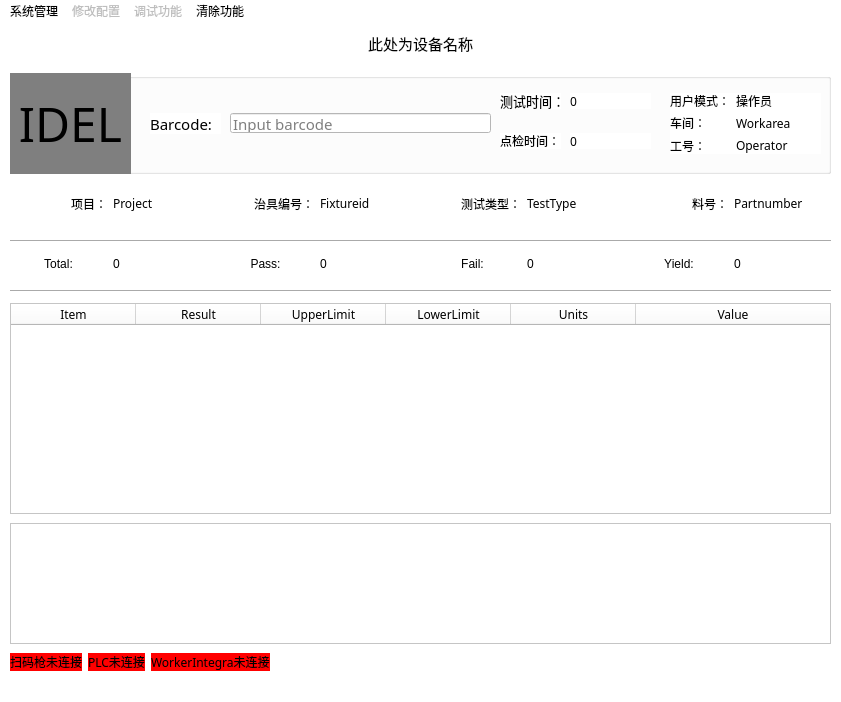
<?xml version="1.0" encoding="UTF-8"?>
<ui version="4.0">
 <class>MainWindow</class>
 <widget class="QMainWindow" name="MainWindow">
  <property name="geometry">
   <rect>
    <x>0</x>
    <y>0</y>
    <width>841</width>
    <height>702</height>
   </rect>
  </property>
  <property name="font">
   <font>
    <family>楷体</family>
    <pointsize>11</pointsize>
   </font>
  </property>
  <property name="windowTitle">
   <string>MIC_AAA</string>
  </property>
  <property name="windowIcon">
   <iconset>
    <normaloff>logo.ico</normaloff>logo.ico</iconset>
  </property>
  <property name="styleSheet">
   <string notr="true">background-color: rgb(255, 255, 255);
selection-background-color: rgb(180, 180, 180);</string>
  </property>
  <widget class="QWidget" name="centralwidget">
   <widget class="QWidget" name="horizontalLayoutWidget">
    <property name="geometry">
     <rect>
      <x>10</x>
      <y>0</y>
      <width>821</width>
      <height>41</height>
     </rect>
    </property>
    <property name="font">
     <font>
      <family>华文中宋</family>
     </font>
    </property>
    <layout class="QHBoxLayout" name="horizontalLayout">
     <item>
      <widget class="QLabel" name="lb_ProgramName">
       <property name="palette">
        <palette>
         <active>
          <colorrole role="WindowText">
           <brush brushstyle="SolidPattern">
            <color alpha="255">
             <red>0</red>
             <green>0</green>
             <blue>0</blue>
            </color>
           </brush>
          </colorrole>
          <colorrole role="Button">
           <brush brushstyle="SolidPattern">
            <color alpha="255">
             <red>255</red>
             <green>255</green>
             <blue>255</blue>
            </color>
           </brush>
          </colorrole>
          <colorrole role="Midlight">
           <brush brushstyle="SolidPattern">
            <color alpha="255">
             <red>255</red>
             <green>255</green>
             <blue>255</blue>
            </color>
           </brush>
          </colorrole>
          <colorrole role="Dark">
           <brush brushstyle="SolidPattern">
            <color alpha="255">
             <red>255</red>
             <green>255</green>
             <blue>255</blue>
            </color>
           </brush>
          </colorrole>
          <colorrole role="Mid">
           <brush brushstyle="SolidPattern">
            <color alpha="255">
             <red>255</red>
             <green>255</green>
             <blue>255</blue>
            </color>
           </brush>
          </colorrole>
          <colorrole role="Text">
           <brush brushstyle="SolidPattern">
            <color alpha="255">
             <red>0</red>
             <green>0</green>
             <blue>0</blue>
            </color>
           </brush>
          </colorrole>
          <colorrole role="ButtonText">
           <brush brushstyle="SolidPattern">
            <color alpha="255">
             <red>0</red>
             <green>0</green>
             <blue>0</blue>
            </color>
           </brush>
          </colorrole>
          <colorrole role="Base">
           <brush brushstyle="SolidPattern">
            <color alpha="255">
             <red>255</red>
             <green>255</green>
             <blue>255</blue>
            </color>
           </brush>
          </colorrole>
          <colorrole role="Window">
           <brush brushstyle="SolidPattern">
            <color alpha="255">
             <red>255</red>
             <green>255</green>
             <blue>255</blue>
            </color>
           </brush>
          </colorrole>
          <colorrole role="Shadow">
           <brush brushstyle="SolidPattern">
            <color alpha="255">
             <red>255</red>
             <green>255</green>
             <blue>255</blue>
            </color>
           </brush>
          </colorrole>
          <colorrole role="Highlight">
           <brush brushstyle="SolidPattern">
            <color alpha="255">
             <red>180</red>
             <green>180</green>
             <blue>180</blue>
            </color>
           </brush>
          </colorrole>
          <colorrole role="AlternateBase">
           <brush brushstyle="SolidPattern">
            <color alpha="255">
             <red>255</red>
             <green>255</green>
             <blue>255</blue>
            </color>
           </brush>
          </colorrole>
          <colorrole role="PlaceholderText">
           <brush brushstyle="SolidPattern">
            <color alpha="128">
             <red>255</red>
             <green>255</green>
             <blue>255</blue>
            </color>
           </brush>
          </colorrole>
         </active>
         <inactive>
          <colorrole role="WindowText">
           <brush brushstyle="SolidPattern">
            <color alpha="255">
             <red>0</red>
             <green>0</green>
             <blue>0</blue>
            </color>
           </brush>
          </colorrole>
          <colorrole role="Button">
           <brush brushstyle="SolidPattern">
            <color alpha="255">
             <red>255</red>
             <green>255</green>
             <blue>255</blue>
            </color>
           </brush>
          </colorrole>
          <colorrole role="Midlight">
           <brush brushstyle="SolidPattern">
            <color alpha="255">
             <red>255</red>
             <green>255</green>
             <blue>255</blue>
            </color>
           </brush>
          </colorrole>
          <colorrole role="Dark">
           <brush brushstyle="SolidPattern">
            <color alpha="255">
             <red>255</red>
             <green>255</green>
             <blue>255</blue>
            </color>
           </brush>
          </colorrole>
          <colorrole role="Mid">
           <brush brushstyle="SolidPattern">
            <color alpha="255">
             <red>255</red>
             <green>255</green>
             <blue>255</blue>
            </color>
           </brush>
          </colorrole>
          <colorrole role="Text">
           <brush brushstyle="SolidPattern">
            <color alpha="255">
             <red>0</red>
             <green>0</green>
             <blue>0</blue>
            </color>
           </brush>
          </colorrole>
          <colorrole role="ButtonText">
           <brush brushstyle="SolidPattern">
            <color alpha="255">
             <red>0</red>
             <green>0</green>
             <blue>0</blue>
            </color>
           </brush>
          </colorrole>
          <colorrole role="Base">
           <brush brushstyle="SolidPattern">
            <color alpha="255">
             <red>255</red>
             <green>255</green>
             <blue>255</blue>
            </color>
           </brush>
          </colorrole>
          <colorrole role="Window">
           <brush brushstyle="SolidPattern">
            <color alpha="255">
             <red>255</red>
             <green>255</green>
             <blue>255</blue>
            </color>
           </brush>
          </colorrole>
          <colorrole role="Shadow">
           <brush brushstyle="SolidPattern">
            <color alpha="255">
             <red>255</red>
             <green>255</green>
             <blue>255</blue>
            </color>
           </brush>
          </colorrole>
          <colorrole role="Highlight">
           <brush brushstyle="SolidPattern">
            <color alpha="255">
             <red>180</red>
             <green>180</green>
             <blue>180</blue>
            </color>
           </brush>
          </colorrole>
          <colorrole role="AlternateBase">
           <brush brushstyle="SolidPattern">
            <color alpha="255">
             <red>255</red>
             <green>255</green>
             <blue>255</blue>
            </color>
           </brush>
          </colorrole>
          <colorrole role="PlaceholderText">
           <brush brushstyle="SolidPattern">
            <color alpha="128">
             <red>255</red>
             <green>255</green>
             <blue>255</blue>
            </color>
           </brush>
          </colorrole>
         </inactive>
         <disabled>
          <colorrole role="WindowText">
           <brush brushstyle="SolidPattern">
            <color alpha="255">
             <red>255</red>
             <green>255</green>
             <blue>255</blue>
            </color>
           </brush>
          </colorrole>
          <colorrole role="Button">
           <brush brushstyle="SolidPattern">
            <color alpha="255">
             <red>255</red>
             <green>255</green>
             <blue>255</blue>
            </color>
           </brush>
          </colorrole>
          <colorrole role="Midlight">
           <brush brushstyle="SolidPattern">
            <color alpha="255">
             <red>255</red>
             <green>255</green>
             <blue>255</blue>
            </color>
           </brush>
          </colorrole>
          <colorrole role="Dark">
           <brush brushstyle="SolidPattern">
            <color alpha="255">
             <red>255</red>
             <green>255</green>
             <blue>255</blue>
            </color>
           </brush>
          </colorrole>
          <colorrole role="Mid">
           <brush brushstyle="SolidPattern">
            <color alpha="255">
             <red>255</red>
             <green>255</green>
             <blue>255</blue>
            </color>
           </brush>
          </colorrole>
          <colorrole role="Text">
           <brush brushstyle="SolidPattern">
            <color alpha="255">
             <red>255</red>
             <green>255</green>
             <blue>255</blue>
            </color>
           </brush>
          </colorrole>
          <colorrole role="ButtonText">
           <brush brushstyle="SolidPattern">
            <color alpha="255">
             <red>255</red>
             <green>255</green>
             <blue>255</blue>
            </color>
           </brush>
          </colorrole>
          <colorrole role="Base">
           <brush brushstyle="SolidPattern">
            <color alpha="255">
             <red>255</red>
             <green>255</green>
             <blue>255</blue>
            </color>
           </brush>
          </colorrole>
          <colorrole role="Window">
           <brush brushstyle="SolidPattern">
            <color alpha="255">
             <red>255</red>
             <green>255</green>
             <blue>255</blue>
            </color>
           </brush>
          </colorrole>
          <colorrole role="Shadow">
           <brush brushstyle="SolidPattern">
            <color alpha="255">
             <red>255</red>
             <green>255</green>
             <blue>255</blue>
            </color>
           </brush>
          </colorrole>
          <colorrole role="Highlight">
           <brush brushstyle="SolidPattern">
            <color alpha="255">
             <red>180</red>
             <green>180</green>
             <blue>180</blue>
            </color>
           </brush>
          </colorrole>
          <colorrole role="AlternateBase">
           <brush brushstyle="SolidPattern">
            <color alpha="255">
             <red>255</red>
             <green>255</green>
             <blue>255</blue>
            </color>
           </brush>
          </colorrole>
          <colorrole role="PlaceholderText">
           <brush brushstyle="SolidPattern">
            <color alpha="128">
             <red>255</red>
             <green>255</green>
             <blue>255</blue>
            </color>
           </brush>
          </colorrole>
         </disabled>
        </palette>
       </property>
       <property name="font">
        <font>
         <family>华文中宋</family>
         <pointsize>11</pointsize>
        </font>
       </property>
       <property name="styleSheet">
        <string notr="true">background-color: rgb(255, 255, 255);</string>
       </property>
       <property name="text">
        <string>此处为设备名称</string>
       </property>
       <property name="alignment">
        <set>Qt::AlignCenter</set>
       </property>
      </widget>
     </item>
    </layout>
   </widget>
   <widget class="QWidget" name="gridLayoutWidget">
    <property name="geometry">
     <rect>
      <x>10</x>
      <y>50</y>
      <width>821</width>
      <height>101</height>
     </rect>
    </property>
    <property name="font">
     <font>
      <family>华文中宋</family>
     </font>
    </property>
    <layout class="QGridLayout" name="gridLayout">
     <item row="0" column="0">
      <widget class="QGroupBox" name="groupBox">
       <property name="font">
        <font>
         <family>华文中宋</family>
        </font>
       </property>
       <property name="title">
        <string/>
       </property>
       <widget class="QLabel" name="label">
        <property name="geometry">
         <rect>
          <x>140</x>
          <y>40</y>
          <width>71</width>
          <height>21</height>
         </rect>
        </property>
        <property name="font">
         <font>
          <family>华文中宋</family>
          <pointsize>11</pointsize>
         </font>
        </property>
        <property name="text">
         <string>Barcode:</string>
        </property>
       </widget>
       <widget class="QLabel" name="label_2">
        <property name="geometry">
         <rect>
          <x>490</x>
          <y>20</y>
          <width>61</width>
          <height>16</height>
         </rect>
        </property>
        <property name="font">
         <font>
          <family>华文中宋</family>
          <pointsize>10</pointsize>
         </font>
        </property>
        <property name="text">
         <string>测试时间：</string>
        </property>
       </widget>
       <widget class="QLabel" name="label_3">
        <property name="geometry">
         <rect>
          <x>490</x>
          <y>60</y>
          <width>61</width>
          <height>16</height>
         </rect>
        </property>
        <property name="font">
         <font>
          <family>华文中宋</family>
          <pointsize>9</pointsize>
         </font>
        </property>
        <property name="text">
         <string>点检时间：</string>
        </property>
       </widget>
       <widget class="QLabel" name="lb_testtime">
        <property name="geometry">
         <rect>
          <x>560</x>
          <y>20</y>
          <width>81</width>
          <height>16</height>
         </rect>
        </property>
        <property name="font">
         <font>
          <family>华文中宋</family>
         </font>
        </property>
        <property name="text">
         <string>0</string>
        </property>
       </widget>
       <widget class="QLabel" name="lb_check">
        <property name="geometry">
         <rect>
          <x>560</x>
          <y>60</y>
          <width>81</width>
          <height>16</height>
         </rect>
        </property>
        <property name="font">
         <font>
          <family>华文中宋</family>
         </font>
        </property>
        <property name="text">
         <string>0</string>
        </property>
       </widget>
       <widget class="QLabel" name="lb_Status">
        <property name="geometry">
         <rect>
          <x>0</x>
          <y>0</y>
          <width>121</width>
          <height>101</height>
         </rect>
        </property>
        <property name="font">
         <font>
          <family>华文中宋</family>
          <pointsize>36</pointsize>
         </font>
        </property>
        <property name="styleSheet">
         <string notr="true">background-color: rgb(127, 127, 127);</string>
        </property>
        <property name="text">
         <string>IDEL</string>
        </property>
        <property name="textFormat">
         <enum>Qt::AutoText</enum>
        </property>
        <property name="alignment">
         <set>Qt::AlignCenter</set>
        </property>
       </widget>
       <widget class="QLineEdit" name="le_barcode">
        <property name="geometry">
         <rect>
          <x>220</x>
          <y>40</y>
          <width>261</width>
          <height>20</height>
         </rect>
        </property>
        <property name="font">
         <font>
          <family>华文中宋</family>
          <pointsize>11</pointsize>
         </font>
        </property>
        <property name="text">
         <string/>
        </property>
        <property name="placeholderText">
         <string>Input barcode</string>
        </property>
       </widget>
       <widget class="QWidget" name="formLayoutWidget">
        <property name="geometry">
         <rect>
          <x>660</x>
          <y>20</y>
          <width>151</width>
          <height>61</height>
         </rect>
        </property>
        <layout class="QFormLayout" name="formLayout">
         <item row="0" column="0">
          <widget class="QLabel" name="label_13">
           <property name="font">
            <font>
             <family>华文中宋</family>
            </font>
           </property>
           <property name="text">
            <string>用户模式：</string>
           </property>
           <property name="alignment">
            <set>Qt::AlignRight|Qt::AlignTrailing|Qt::AlignVCenter</set>
           </property>
          </widget>
         </item>
         <item row="0" column="1">
          <widget class="QLabel" name="lbRole">
           <property name="font">
            <font>
             <family>华文中宋</family>
            </font>
           </property>
           <property name="text">
            <string>操作员</string>
           </property>
          </widget>
         </item>
         <item row="1" column="0">
          <widget class="QLabel" name="label_12">
           <property name="font">
            <font>
             <family>华文中宋</family>
            </font>
           </property>
           <property name="text">
            <string>车间：</string>
           </property>
           <property name="alignment">
            <set>Qt::AlignRight|Qt::AlignTrailing|Qt::AlignVCenter</set>
           </property>
          </widget>
         </item>
         <item row="1" column="1">
          <widget class="QLabel" name="lbWorkArea">
           <property name="font">
            <font>
             <family>华文中宋</family>
            </font>
           </property>
           <property name="text">
            <string>Workarea</string>
           </property>
          </widget>
         </item>
         <item row="2" column="0">
          <widget class="QLabel" name="label_14">
           <property name="font">
            <font>
             <family>华文中宋</family>
            </font>
           </property>
           <property name="text">
            <string>工号：</string>
           </property>
           <property name="alignment">
            <set>Qt::AlignRight|Qt::AlignTrailing|Qt::AlignVCenter</set>
           </property>
          </widget>
         </item>
         <item row="2" column="1">
          <widget class="QLabel" name="lbOperator">
           <property name="font">
            <font>
             <family>华文中宋</family>
            </font>
           </property>
           <property name="text">
            <string>Operator</string>
           </property>
          </widget>
         </item>
        </layout>
       </widget>
      </widget>
     </item>
    </layout>
   </widget>
   <widget class="QWidget" name="horizontalLayoutWidget_2">
    <property name="geometry">
     <rect>
      <x>10</x>
      <y>630</y>
      <width>821</width>
      <height>41</height>
     </rect>
    </property>
    <property name="font">
     <font>
      <family>华文中宋</family>
     </font>
    </property>
    <layout class="QHBoxLayout" name="horizontalLayout_2">
     <property name="sizeConstraint">
      <enum>QLayout::SetFixedSize</enum>
     </property>
     <item>
      <widget class="QLabel" name="lb_scan1">
       <property name="font">
        <font>
         <family>华文中宋</family>
        </font>
       </property>
       <property name="styleSheet">
        <string notr="true">background-color: rgb(255, 0, 0);</string>
       </property>
       <property name="text">
        <string>扫码枪未连接</string>
       </property>
      </widget>
     </item>
     <item>
      <widget class="QLabel" name="lb_plc">
       <property name="font">
        <font>
         <family>华文中宋</family>
        </font>
       </property>
       <property name="styleSheet">
        <string notr="true">background-color: rgb(255, 0, 0);</string>
       </property>
       <property name="text">
        <string>PLC未连接</string>
       </property>
      </widget>
     </item>
     <item>
      <widget class="QLabel" name="lb_workerIntegra">
       <property name="font">
        <font>
         <family>华文中宋</family>
        </font>
       </property>
       <property name="styleSheet">
        <string notr="true">background-color: rgb(255, 0, 0);</string>
       </property>
       <property name="text">
        <string>WorkerIntegra未连接</string>
       </property>
      </widget>
     </item>
    </layout>
   </widget>
   <widget class="QWidget" name="horizontalLayoutWidget_3">
    <property name="geometry">
     <rect>
      <x>10</x>
      <y>500</y>
      <width>821</width>
      <height>121</height>
     </rect>
    </property>
    <property name="font">
     <font>
      <family>华文中宋</family>
     </font>
    </property>
    <layout class="QHBoxLayout" name="horizontalLayout_3">
     <item>
      <widget class="QTextBrowser" name="txtLog">
       <property name="font">
        <font>
         <family>华文中宋</family>
        </font>
       </property>
       <property name="verticalScrollBarPolicy">
        <enum>Qt::ScrollBarAsNeeded</enum>
       </property>
      </widget>
     </item>
    </layout>
   </widget>
   <widget class="QTableWidget" name="tbvwTest">
    <property name="enabled">
     <bool>true</bool>
    </property>
    <property name="geometry">
     <rect>
      <x>10</x>
      <y>280</y>
      <width>821</width>
      <height>211</height>
     </rect>
    </property>
    <property name="font">
     <font>
      <family>华文中宋</family>
     </font>
    </property>
    <property name="editTriggers">
     <set>QAbstractItemView::NoEditTriggers</set>
    </property>
    <property name="textElideMode">
     <enum>Qt::ElideRight</enum>
    </property>
    <attribute name="horizontalHeaderMinimumSectionSize">
     <number>25</number>
    </attribute>
    <attribute name="horizontalHeaderDefaultSectionSize">
     <number>125</number>
    </attribute>
    <attribute name="horizontalHeaderShowSortIndicator" stdset="0">
     <bool>false</bool>
    </attribute>
    <attribute name="horizontalHeaderStretchLastSection">
     <bool>true</bool>
    </attribute>
    <attribute name="verticalHeaderMinimumSectionSize">
     <number>1</number>
    </attribute>
    <column>
     <property name="text">
      <string>Item</string>
     </property>
     <property name="font">
      <font>
       <family>微软雅黑</family>
      </font>
     </property>
    </column>
    <column>
     <property name="text">
      <string>Result</string>
     </property>
     <property name="font">
      <font>
       <family>微软雅黑</family>
      </font>
     </property>
    </column>
    <column>
     <property name="text">
      <string>UpperLimit</string>
     </property>
     <property name="font">
      <font>
       <family>微软雅黑</family>
      </font>
     </property>
    </column>
    <column>
     <property name="text">
      <string>LowerLimit</string>
     </property>
     <property name="font">
      <font>
       <family>微软雅黑</family>
      </font>
     </property>
    </column>
    <column>
     <property name="text">
      <string>Units</string>
     </property>
     <property name="font">
      <font>
       <family>微软雅黑</family>
      </font>
     </property>
    </column>
    <column>
     <property name="text">
      <string>Value</string>
     </property>
     <property name="font">
      <font>
       <family>微软雅黑</family>
      </font>
     </property>
    </column>
   </widget>
   <widget class="QWidget" name="horizontalLayoutWidget_4">
    <property name="geometry">
     <rect>
      <x>10</x>
      <y>220</y>
      <width>821</width>
      <height>41</height>
     </rect>
    </property>
    <layout class="QHBoxLayout" name="horizontalLayout_4">
     <item>
      <widget class="QLabel" name="lbTitile1">
       <property name="text">
        <string>Total:</string>
       </property>
       <property name="alignment">
        <set>Qt::AlignCenter</set>
       </property>
      </widget>
     </item>
     <item>
      <widget class="QLabel" name="lbTotal">
       <property name="text">
        <string>0</string>
       </property>
       <property name="alignment">
        <set>Qt::AlignLeading|Qt::AlignLeft|Qt::AlignVCenter</set>
       </property>
      </widget>
     </item>
     <item>
      <widget class="QLabel" name="lbTitle3">
       <property name="text">
        <string>Pass:</string>
       </property>
       <property name="alignment">
        <set>Qt::AlignCenter</set>
       </property>
      </widget>
     </item>
     <item>
      <widget class="QLabel" name="lbPass">
       <property name="text">
        <string>0</string>
       </property>
       <property name="alignment">
        <set>Qt::AlignLeading|Qt::AlignLeft|Qt::AlignVCenter</set>
       </property>
      </widget>
     </item>
     <item>
      <widget class="QLabel" name="lbTitle4">
       <property name="text">
        <string>Fail:</string>
       </property>
       <property name="alignment">
        <set>Qt::AlignCenter</set>
       </property>
      </widget>
     </item>
     <item>
      <widget class="QLabel" name="lbFail">
       <property name="text">
        <string>0</string>
       </property>
       <property name="alignment">
        <set>Qt::AlignLeading|Qt::AlignLeft|Qt::AlignVCenter</set>
       </property>
      </widget>
     </item>
     <item>
      <widget class="QLabel" name="lbTitle5">
       <property name="text">
        <string>Yield:</string>
       </property>
       <property name="alignment">
        <set>Qt::AlignCenter</set>
       </property>
      </widget>
     </item>
     <item>
      <widget class="QLabel" name="lbYield">
       <property name="text">
        <string>0</string>
       </property>
       <property name="alignment">
        <set>Qt::AlignLeading|Qt::AlignLeft|Qt::AlignVCenter</set>
       </property>
      </widget>
     </item>
    </layout>
   </widget>
   <widget class="Line" name="line">
    <property name="geometry">
     <rect>
      <x>10</x>
      <y>260</y>
      <width>821</width>
      <height>16</height>
     </rect>
    </property>
    <property name="orientation">
     <enum>Qt::Horizontal</enum>
    </property>
   </widget>
   <widget class="Line" name="line_2">
    <property name="geometry">
     <rect>
      <x>10</x>
      <y>210</y>
      <width>821</width>
      <height>16</height>
     </rect>
    </property>
    <property name="orientation">
     <enum>Qt::Horizontal</enum>
    </property>
   </widget>
   <widget class="QWidget" name="horizontalLayoutWidget_5">
    <property name="geometry">
     <rect>
      <x>10</x>
      <y>160</y>
      <width>821</width>
      <height>41</height>
     </rect>
    </property>
    <layout class="QHBoxLayout" name="horizontalLayout_5">
     <item>
      <widget class="QLabel" name="label_6">
       <property name="font">
        <font>
         <family>华文中宋</family>
        </font>
       </property>
       <property name="text">
        <string>项目：</string>
       </property>
       <property name="alignment">
        <set>Qt::AlignRight|Qt::AlignTrailing|Qt::AlignVCenter</set>
       </property>
      </widget>
     </item>
     <item>
      <widget class="QLabel" name="lbProject">
       <property name="font">
        <font>
         <family>华文中宋</family>
        </font>
       </property>
       <property name="text">
        <string>Project</string>
       </property>
      </widget>
     </item>
     <item>
      <widget class="QLabel" name="label_11">
       <property name="font">
        <font>
         <family>华文中宋</family>
        </font>
       </property>
       <property name="text">
        <string>治具编号：</string>
       </property>
       <property name="alignment">
        <set>Qt::AlignRight|Qt::AlignTrailing|Qt::AlignVCenter</set>
       </property>
      </widget>
     </item>
     <item>
      <widget class="QLabel" name="lbFixtureid">
       <property name="font">
        <font>
         <family>华文中宋</family>
        </font>
       </property>
       <property name="text">
        <string>Fixtureid</string>
       </property>
      </widget>
     </item>
     <item>
      <widget class="QLabel" name="label_9">
       <property name="font">
        <font>
         <family>华文中宋</family>
        </font>
       </property>
       <property name="text">
        <string>测试类型：</string>
       </property>
       <property name="alignment">
        <set>Qt::AlignRight|Qt::AlignTrailing|Qt::AlignVCenter</set>
       </property>
      </widget>
     </item>
     <item>
      <widget class="QLabel" name="lbTestType">
       <property name="font">
        <font>
         <family>华文中宋</family>
        </font>
       </property>
       <property name="text">
        <string>TestType</string>
       </property>
      </widget>
     </item>
     <item>
      <widget class="QLabel" name="label_4">
       <property name="font">
        <font>
         <family>华文中宋</family>
        </font>
       </property>
       <property name="text">
        <string>料号：</string>
       </property>
       <property name="alignment">
        <set>Qt::AlignRight|Qt::AlignTrailing|Qt::AlignVCenter</set>
       </property>
      </widget>
     </item>
     <item>
      <widget class="QLabel" name="lbPartnumber">
       <property name="font">
        <font>
         <family>华文中宋</family>
        </font>
       </property>
       <property name="text">
        <string>Partnumber</string>
       </property>
      </widget>
     </item>
    </layout>
   </widget>
  </widget>
  <widget class="QMenuBar" name="menubar">
   <property name="geometry">
    <rect>
     <x>0</x>
     <y>0</y>
     <width>841</width>
     <height>18</height>
    </rect>
   </property>
   <property name="font">
    <font>
     <family>宋体</family>
    </font>
   </property>
   <widget class="QMenu" name="menu">
    <property name="title">
     <string>系统管理</string>
    </property>
    <addaction name="actionChangeOperator"/>
   </widget>
   <widget class="QMenu" name="menuConfig">
    <property name="enabled">
     <bool>false</bool>
    </property>
    <property name="title">
     <string>修改配置</string>
    </property>
    <addaction name="actionSettleConfig"/>
    <addaction name="actionDevicesConfig"/>
   </widget>
   <widget class="QMenu" name="menuTest">
    <property name="enabled">
     <bool>false</bool>
    </property>
    <property name="title">
     <string>调试功能</string>
    </property>
    <addaction name="actionScanTest"/>
   </widget>
   <widget class="QMenu" name="menuClear">
    <property name="enabled">
     <bool>true</bool>
    </property>
    <property name="title">
     <string>清除功能</string>
    </property>
    <addaction name="actionClearYield"/>
   </widget>
   <addaction name="menu"/>
   <addaction name="menuConfig"/>
   <addaction name="menuTest"/>
   <addaction name="menuClear"/>
  </widget>
  <widget class="QStatusBar" name="statusbar"/>
  <action name="actionAdmin">
   <property name="text">
    <string>管理员登录</string>
   </property>
   <property name="font">
    <font>
     <family>楷体</family>
     <pointsize>11</pointsize>
    </font>
   </property>
  </action>
  <action name="actionSample">
   <property name="text">
    <string>样本模式</string>
   </property>
   <property name="font">
    <font>
     <family>楷体</family>
     <pointsize>11</pointsize>
    </font>
   </property>
  </action>
  <action name="actionCheck">
   <property name="text">
    <string>点检模式</string>
   </property>
   <property name="font">
    <font>
     <family>楷体</family>
     <pointsize>11</pointsize>
    </font>
   </property>
  </action>
  <action name="actionAdminExit">
   <property name="text">
    <string>管理员退出</string>
   </property>
   <property name="font">
    <font>
     <family>楷体</family>
     <pointsize>11</pointsize>
    </font>
   </property>
  </action>
  <action name="actionSettleConfig">
   <property name="text">
    <string>程序配置</string>
   </property>
   <property name="font">
    <font>
     <family>楷体</family>
     <pointsize>11</pointsize>
    </font>
   </property>
  </action>
  <action name="actionDevicesConfig">
   <property name="text">
    <string>硬件配置</string>
   </property>
   <property name="font">
    <font>
     <family>楷体</family>
     <pointsize>11</pointsize>
    </font>
   </property>
  </action>
  <action name="actionUploadTest">
   <property name="text">
    <string>上传测试</string>
   </property>
  </action>
  <action name="actionScanTest">
   <property name="text">
    <string>扫码枪对焦调试</string>
   </property>
   <property name="font">
    <font>
     <family>楷体</family>
     <pointsize>11</pointsize>
    </font>
   </property>
  </action>
  <action name="actionClearYield">
   <property name="checkable">
    <bool>false</bool>
   </property>
   <property name="text">
    <string>良率清除</string>
   </property>
   <property name="font">
    <font>
     <family>楷体</family>
     <pointsize>11</pointsize>
    </font>
   </property>
  </action>
  <action name="actionChangeOperator">
   <property name="text">
    <string>切换工号</string>
   </property>
   <property name="font">
    <font>
     <family>楷体</family>
     <pointsize>11</pointsize>
    </font>
   </property>
  </action>
 </widget>
 <resources/>
 <connections/>
</ui>
